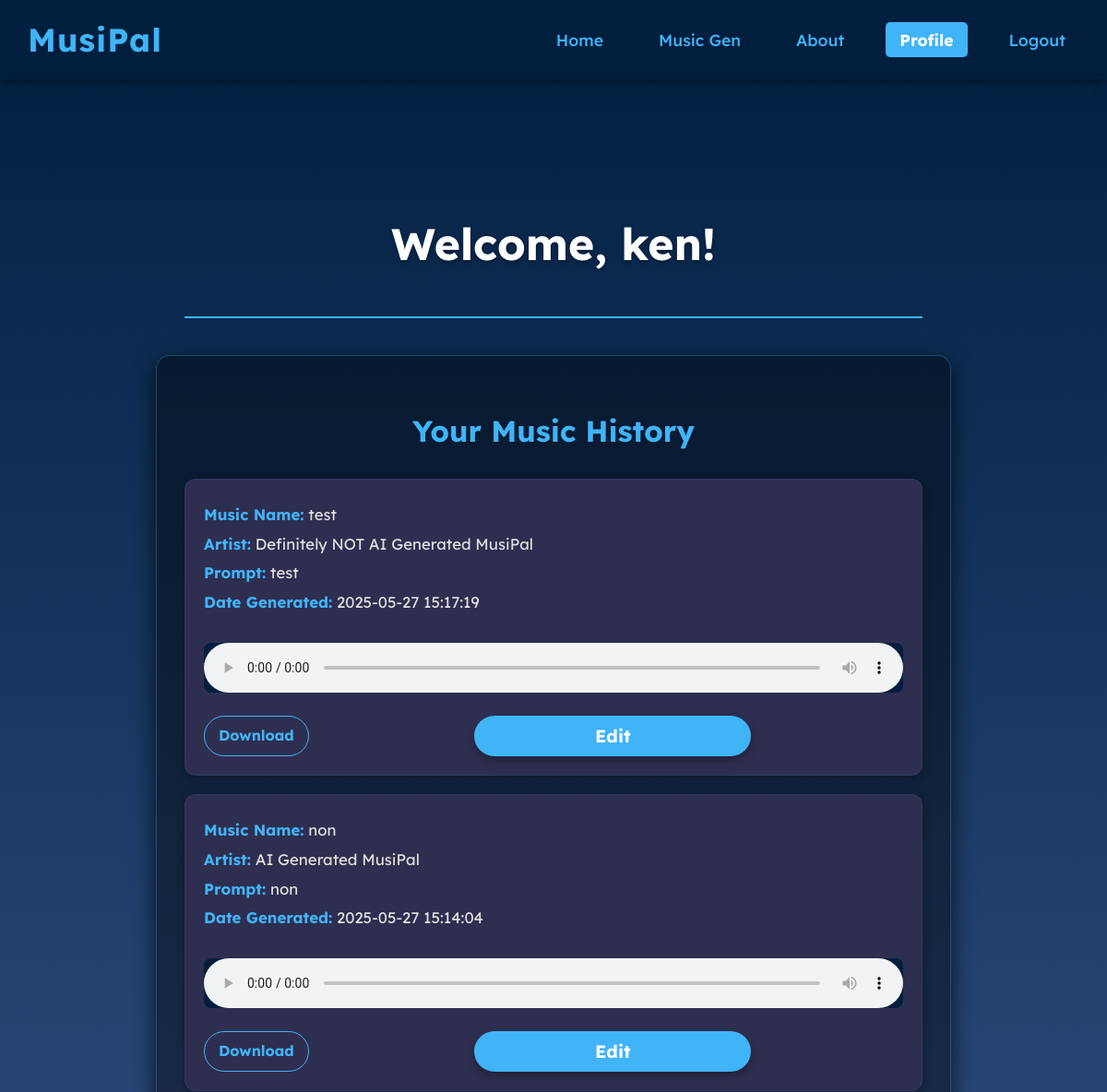
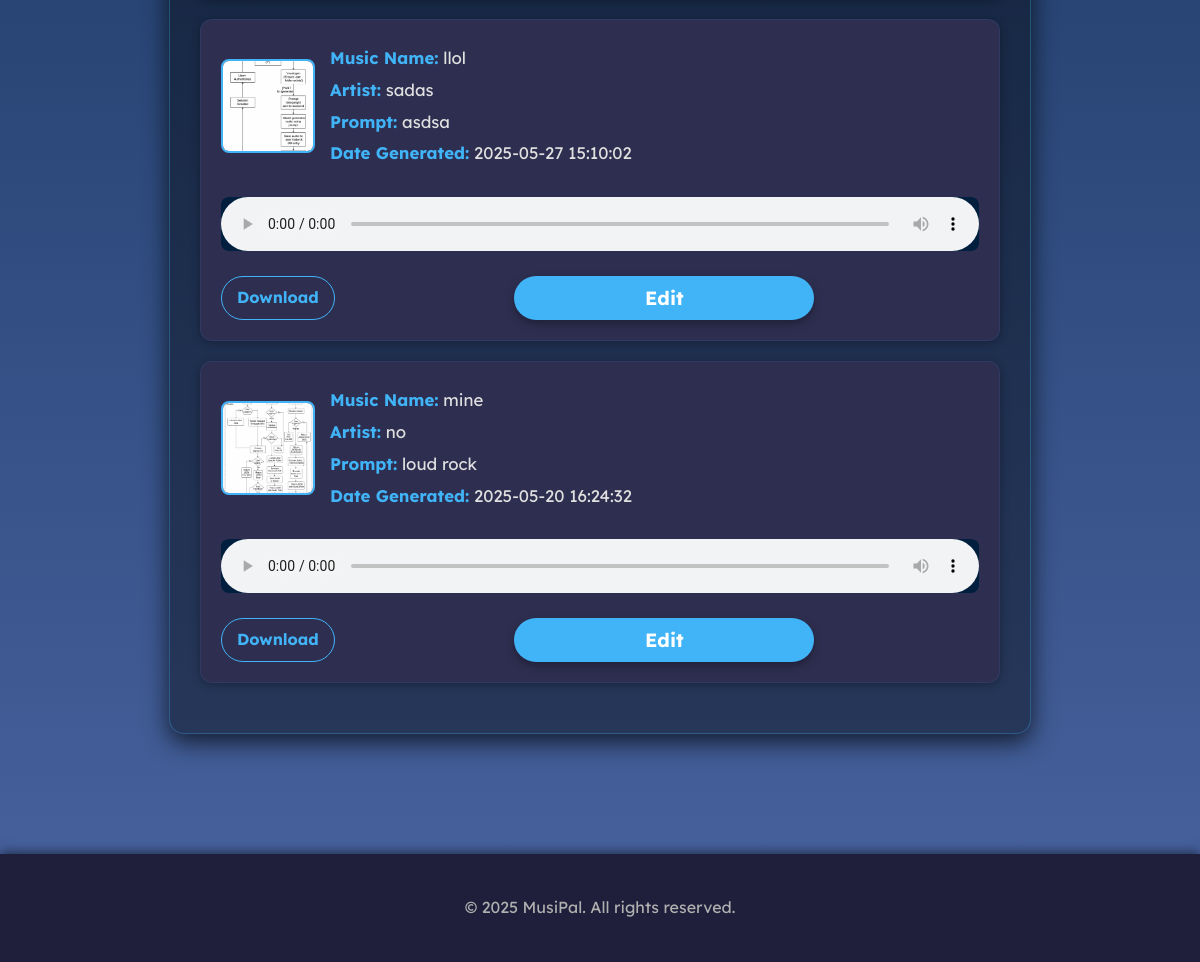
Page /profile (signed in) on the committed database (2 pictures, top to bottom).
### tables this page shows
CREATE TABLE "MusicHistory" (
	"music_id"	INTEGER,
	"user_id"	INTEGER NOT NULL,
	"prompt"	TEXT NOT NULL,
	"audio_path"	TEXT NOT NULL,
	"gen_date"	TEXT NOT NULL,
	"music_name"	TEXT DEFAULT null,
	"artist"	TEXT DEFAULT null,
	"cover_image"	TEXT DEFAULT null,
	PRIMARY KEY("music_id" AUTOINCREMENT)
);

### app.py (the view)
@app.route('/profile')
def profile():
    if 'user_id' not in session:
        return redirect(url_for('login'))
    user_id = session['user_id']
    conn = get_db()
    cursor = conn.cursor()
    cursor.execute("SELECT prompt, audio_path, gen_date, music_name, artist, cover_image, music_id FROM MusicHistory WHERE user_id=? ORDER BY gen_date DESC", (user_id,))
    music_history = cursor.fetchall()
    return render_template('profile.html', username=session['username'], music_history=music_history)

### app.py (called while the page is built)
def get_db():
    conn = sqlite3.connect(DATABASE)
    return conn

### templates/profile.html (shortened to what this page needs)
<!DOCTYPE html>
<html lang="en">
<head>
    <link rel="stylesheet" href="{{ url_for('static', filename='style.css') }}">
</head>
<body>
    <header>
        <nav class="navbar">
            <a href="{{ url_for('index') }}" class="logo">MusiPal</a>
            <ul class="nav-links" id="main-navigation">
                <li><a href="{{ url_for('index') }}">Home</a></li>
                <li><a href="{{ url_for('musicgen') }}">Music Gen</a></li>
                <li><a href="{{ url_for('about') }}">About</a></li>
                <li><a href="{{ url_for('profile') }}" class="active">Profile</a></li>
                <li><a href="{{ url_for('logout') }}">Logout</a></li> </ul>
        </nav>
    </header>
    <main>
        <section class="profile-section">
            <h1 class="page-title">Welcome, {{ username }}!</h1>
            <hr class="separator">
            <div class="input-box music-history-box"> <h2 class="history-heading">Your Music History</h2>
                {% if music_history %}
                    <ul class="music-history-list">
                        {% for item in music_history %}
                            <li class="music-history-item">
                                <div class="music-item-details">
                                    {% if item[5] %}
                                        <img src="{{ url_for('static', filename=item[5]) }}" alt="Cover Image for {{ item[3] }}" class="music-cover-image">
                                    {% endif %}
                                    <div class="music-info">
                                        <p><strong>Music Name:</strong> <span id="music-name-{{ item[6] }}">{{ item[3] if item[3] else 'N/A' }}</span></p>
                                        <p><strong>Artist:</strong> <span id="artist-{{ item[6] }}">{{ item[4] if item[4] else 'N/A' }}</span></p>
                                        <p><strong>Prompt:</strong> {{ item[0] }}</p>
                                        <p><strong>Date Generated:</strong> {{ item[2] }}</p>
                                    </div>
                                </div>
                                <audio controls class="music-player">
                                    <source src="{{ url_for('static', filename=item[1]) }}" type="audio/wav">
                                </audio>
                                <div class="music-actions">
                                    <a href="{{ url_for('static', filename=item[1]) }}" download class="download-link">Download</a>
                                    <button class="edit-music-button"
                                            data-music-id="{{ item[6] }}"
                                            data-music-name="{{ item[3] }}"
                                            data-artist="{{ item[4] }}"
                                            data-current-image="{{ item[5] if item[5] else '' }}">Edit</button>
                                </div>
                            </li>
                        {% endfor %}
                    </ul>
                {% else %}
                    <p class="no-music-message">No music generated yet. Generate some music to view it here!</p>
                {% endif %}
            </div>
        </section>
    </main>
    <footer>
        <p>&copy; 2025 MusiPal. All rights reserved.</p>
    </footer>
</body>
</html>

### static/Style.css (style rules this page uses)
:root { --dark-blue: #001f3f; --moderate-blue: #4863A0; --bright-blue: #40b4f7; --light-blue-hover: #60c5ff; --text-white: #ffffff; --text-light-grey: #e0e0e0; --text-muted-blue: #d3d3f2; --input-bg: #2e2e50; --input-focus-bg: #3f3f7a; --error-red: #ff6b6b; --success-green: #6eff6e; --shadow-dark: rgba(0, 0, 0, 0.5); --shadow-strong: rgba(0, 0, 0, 0.7); --border-subtle-blue: rgba(64, 180, 247, 0.3); --border-light-blue: rgba(64, 180, 247, 0.2); --border-lighter-blue: rgba(64, 180, 247, 0.1); font-family: 'Lexend Deca', 'Segoe UI', Roboto, Helvetica, Arial, sans-serif, 'Apple Color Emoji', 'Segoe UI Emoji', 'Segoe UI Symbol'; }
body { margin: 0; padding: 0; min-height: 100vh; background: linear-gradient(to bottom, var(--dark-blue), var(--moderate-blue)); color: var(--text-white); line-height: 1.6; display: flex; flex-direction: column; }
.separator { border: none; border-top: 2px solid var(--bright-blue); margin: 40px auto; width: 80%; max-width: 900px; }
.navbar { display: flex; justify-content: space-between; align-items: center; background-color: var(--dark-blue); padding: 15px 30px; position: relative; z-index: 1000; box-shadow: 0 2px 10px var(--shadow-dark); }
.navbar .logo { font-size: 2.2rem; font-weight: bold; color: var(--bright-blue); text-decoration: none; letter-spacing: 1px; }
.nav-links { list-style: none; margin: 0; padding: 0; display: flex; opacity: 1; visibility: visible; transition: none; }
.nav-links li { margin-left: 30px; }
.nav-links a { color: var(--bright-blue); text-decoration: none; font-size: 1.1rem; font-weight: 500; padding: 8px 15px; border-radius: 5px; transition: background-color 0.3s ease, color 0.3s ease; }
.nav-links a.active { background-color: var(--bright-blue); color: var(--text-white); font-weight: bold; }
main { flex: 1; }
.input-box { background-color: rgba(0, 0, 0, 0.4); padding: 40px; border-radius: 15px; max-width: 550px; margin: 20px auto; box-shadow: 0 8px 25px var(--shadow-strong); border: 1px solid var(--border-subtle-blue); color: var(--text-white); text-align: left; }
.input-box button { padding: 12px 25px; border: none; border-radius: 30px; background-color: var(--bright-blue); color: var(--text-white); font-weight: bold; font-family: inherit; cursor: pointer; transition: background-color 0.3s ease, transform 0.2s ease; font-size: 1.2rem; width: 60%; max-width: 300px; box-shadow: 0 4px 10px rgba(0,0,0,0.3); display: block; margin: 0 auto; }
footer { font-family: inherit; background-color: #1f1f3b; padding: 25px; text-align: center; color: #b0b0b0; margin-top: auto; box-shadow: 0 -2px 10px var(--shadow-dark); }
.profile-section { padding: 60px 20px; text-align: center; max-width: 1000px; margin: 40px auto; }
.profile-section .page-title { font-size: 3rem; margin-bottom: 20px; color: var(--text-white); text-shadow: 0 2px 4px rgba(0,0,0,0.3); }
.music-history-box { max-width: 800px; padding: 30px; text-align: left; }
.history-heading { color: var(--bright-blue); font-size: 2rem; margin-bottom: 25px; text-align: center; }
.music-history-list { list-style-type: none; padding: 0; margin: 0; }
.music-history-item { background-color: var(--input-bg); margin-bottom: 20px; padding: 20px; border-radius: 12px; color: var(--text-white); box-shadow: 0 2px 10px rgba(0,0,0,0.3); border: 1px solid var(--border-lighter-blue); display: flex; flex-direction: column; gap: 15px; }
.music-item-details { display: flex; align-items: center; gap: 15px; }
.music-cover-image { width: 90px; height: 90px; object-fit: cover; border-radius: 8px; flex-shrink: 0; border: 2px solid var(--bright-blue); }
.music-info p { margin: 5px 0; font-size: 1.05rem; color: var(--text-light-grey); }
.music-info p strong { color: var(--bright-blue); }
.music-player { width: 100%; margin-top: 10px; background-color: var(--dark-blue); border-radius: 8px; outline: none; }
.music-actions { display: flex; gap: 15px; margin-top: 10px; justify-content: flex-end; }
.music-actions .download-link { color: var(--bright-blue); text-decoration: none; padding: 8px 15px; border: 1px solid var(--bright-blue); border-radius: 25px; transition: background-color 0.3s ease, color 0.3s ease; font-weight: bold; }
.music-actions .edit-music-button { background-color: var(--bright-blue); color: var(--text-white); padding: 8px 15px; border: none; border-radius: 25px; cursor: pointer; transition: background-color 0.3s ease, transform 0.2s ease; font-weight: bold; font-family: inherit; }

### rows in the picture
MusicHistory: music_name "test", artist "Definitely NOT AI Generated MusiPal", prompt "test", gen_date "2025-05-27 15:17:19"
MusicHistory: music_name "non", artist "AI Generated MusiPal", prompt "non", gen_date "2025-05-27 15:14:04"
MusicHistory: cover_image (picture), music_name "llol", artist "sadas", prompt "asdsa", gen_date "2025-05-27 15:10:02"
MusicHistory: cover_image (picture), music_name "mine", artist "no", prompt "loud rock", gen_date "2025-05-20 16:24:32"

### other values in the picture
{{ username }} "ken"
